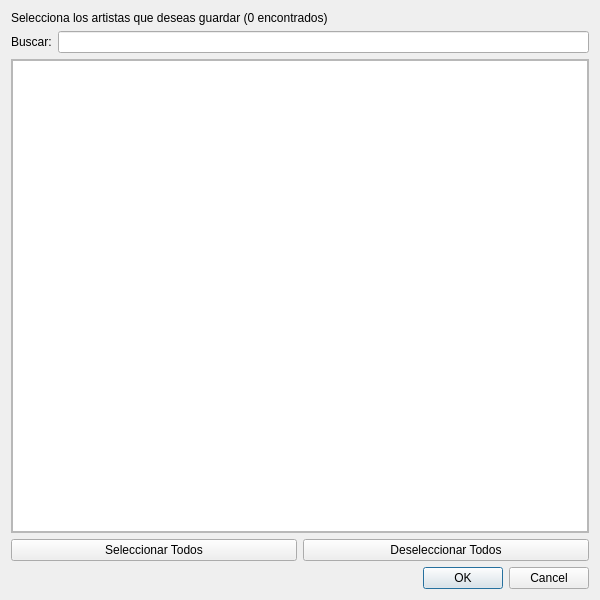
<?xml version="1.0" encoding="UTF-8"?>
<ui version="4.0">
 <class>ArtistSelectionDialog</class>
 <widget class="QDialog" name="ArtistSelectionDialog">
  <property name="geometry">
   <rect>
    <x>0</x>
    <y>0</y>
    <width>600</width>
    <height>600</height>
   </rect>
  </property>
  <property name="minimumSize">
   <size>
    <width>600</width>
    <height>600</height>
   </size>
  </property>
  <property name="windowTitle">
   <string>Seleccionar Artistas</string>
  </property>
  <layout class="QVBoxLayout" name="verticalLayout">
   <item>
    <widget class="QLabel" name="info_label">
     <property name="text">
      <string>Selecciona los artistas que deseas guardar (0 encontrados)</string>
     </property>
    </widget>
   </item>
   <item>
    <layout class="QHBoxLayout" name="search_layout">
     <item>
      <widget class="QLabel" name="search_label">
       <property name="text">
        <string>Buscar:</string>
       </property>
      </widget>
     </item>
     <item>
      <widget class="QLineEdit" name="search_input"/>
     </item>
    </layout>
   </item>
   <item>
    <widget class="QScrollArea" name="scroll_widget">
     <property name="widgetResizable">
      <bool>true</bool>
     </property>
     <widget class="QWidget" name="scroll_area">
      <property name="geometry">
       <rect>
        <x>0</x>
        <y>0</y>
        <width>580</width>
        <height>464</height>
       </rect>
      </property>
      <layout class="QVBoxLayout" name="scroll_layout">
       <property name="leftMargin">
        <number>0</number>
       </property>
       <property name="topMargin">
        <number>0</number>
       </property>
       <property name="rightMargin">
        <number>0</number>
       </property>
       <property name="bottomMargin">
        <number>0</number>
       </property>
       <item>
        <widget class="QStackedWidget" name="stackedWidget">
         <property name="currentIndex">
          <number>1</number>
         </property>
         <widget class="QWidget" name="page">
          <layout class="QVBoxLayout" name="verticalLayout_2">
           <property name="leftMargin">
            <number>0</number>
           </property>
           <property name="topMargin">
            <number>0</number>
           </property>
           <property name="rightMargin">
            <number>0</number>
           </property>
           <property name="bottomMargin">
            <number>0</number>
           </property>
           <item>
            <widget class="QTreeWidget" name="treeWidget">
             <column>
              <property name="text">
               <string>Artista / Álbum</string>
              </property>
             </column>
             <column>
              <property name="text">
               <string>MBID</string>
              </property>
             </column>
             <column>
              <property name="text">
               <string/>
              </property>
             </column>
            </widget>
           </item>
          </layout>
         </widget>
         <widget class="QWidget" name="page_2">
          <layout class="QVBoxLayout" name="verticalLayout_3">
           <property name="leftMargin">
            <number>0</number>
           </property>
           <property name="topMargin">
            <number>0</number>
           </property>
           <property name="rightMargin">
            <number>0</number>
           </property>
           <property name="bottomMargin">
            <number>0</number>
           </property>
           <item>
            <widget class="QListWidget" name="listWidget"/>
           </item>
          </layout>
         </widget>
        </widget>
       </item>
      </layout>
     </widget>
    </widget>
   </item>
   <item>
    <layout class="QHBoxLayout" name="button_layout">
     <item>
      <widget class="QPushButton" name="select_all_button">
       <property name="text">
        <string>Seleccionar Todos</string>
       </property>
      </widget>
     </item>
     <item>
      <widget class="QPushButton" name="deselect_all_button">
       <property name="text">
        <string>Deseleccionar Todos</string>
       </property>
      </widget>
     </item>
    </layout>
   </item>
   <item>
    <widget class="QDialogButtonBox" name="buttons">
     <property name="standardButtons">
      <set>QDialogButtonBox::StandardButton::Cancel|QDialogButtonBox::StandardButton::Ok</set>
     </property>
    </widget>
   </item>
  </layout>
 </widget>
 <resources/>
 <connections/>
</ui>
